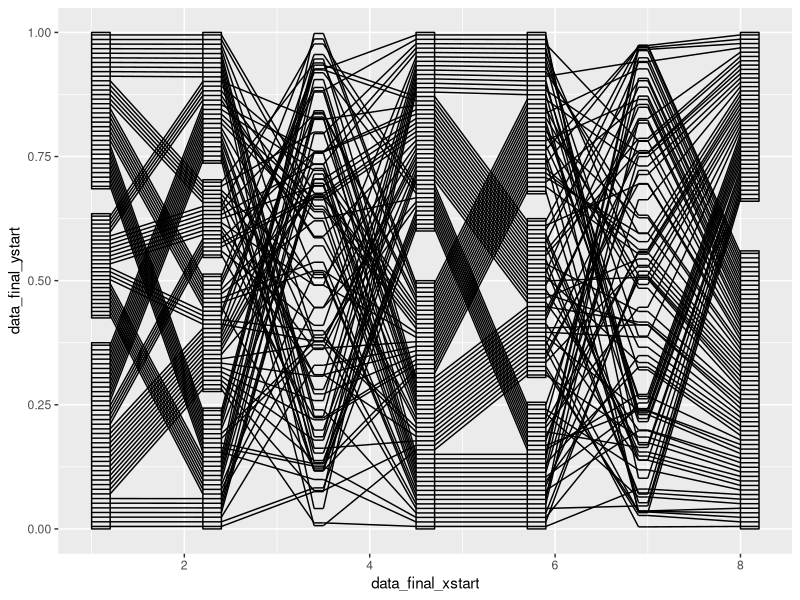

Write R code to recreate this figure.
## ---- chunk 1
library(ggplot2)
library(dplyr)
library(tidyr)
original_data <- data.frame(
  fac1 = factor(sample(c("a", "b", "c"), size = 100, replace = T), levels = c("a", "b", "c")),
  fac2 = factor(sample(c("male", "dog", "a", "cat"), size = 100, replace = T), levels = c("male", "dog", "a", "cat")),
  num3 = runif(100, min = 0, max = 1),
  fac4 = factor(sample(c("female", "male"), size = 100, replace = T), levels = c("male", "female")),
  fac5 = factor(sample(c("dog", "cat", "bird"), size = 100, replace = T), levels = c("cat", "dog", "bird")),
  num6 = runif(100, min = 0, max = 1),
  fac7 = factor(sample(c("yawei", "ge"), size = 100, replace = T), levels = c("yawei", "ge"))
)



## ---- chunk 2
gather_pcp <- function(data, columns) {
  data <- data[,columns]
  
  data_id <- rep(1:nrow(data), ncol(data))
  data_name <- rep(colnames(data), each = nrow(data))
  data_value <- unlist(lapply(data, FUN = as.character))
  data_level <- unlist(lapply(data, FUN = as.numeric))
  data_class <- rep(unlist(lapply(data, FUN = class)), each = nrow(data))
  
  gather_data <- data.frame("id" = data_id,
                            "name" = data_name,
                            "value" = data_value,
                            "level" = data_level,
                            "class" = data_class,
                            stringsAsFactors = FALSE)
}

# used to identify the type of neighboring classes, return the position of the first one in a pair(like num-num, num-fac)
# for num to num, we use lines
# for num to factor, we use lines
# for factor to num, we use lines
# for factor to factor, we use ribbons
classify <- function(classpcp) {
  classpcp <- as.numeric(classpcp == "numeric")
  classpcp_diff <- diff(classpcp)
  num2fac <- (1:(length(classpcp)-1))[classpcp_diff == -1]
  fac2num <- (1:(length(classpcp)-1))[classpcp_diff == 1]
  
  num2num <- (1:(length(classpcp)-1))[classpcp_diff == 0 & classpcp[-length(classpcp)] == TRUE]
  fac2fac <- (1:(length(classpcp)-1))[classpcp_diff == 0 & classpcp[-length(classpcp)] == FALSE]
  
  classification <-  list(num2num = num2num, 
                          num2fac = num2fac, 
                          fac2num = fac2num, 
                          fac2fac = fac2fac)
}

# used to assign postion for the factors
# here is a long calculation formula
# defined another function inside this function, make sure they are correctly nested
assign_fac <- function(nlevels_list, nobs, freespace = 0.1) {
  eachobs <- 1/nobs
  # assign each level
  level_range <- lapply(nlevels_list, 
                        FUN = function(x) c(0, rep(cumsum(eachobs*x$table)[-x$nlevels], each = 2) + 
                                              freespace/(x$nlevels-1)/2*rep(c(-1, 1), times = x$nlevels-1), 1))
  # assign each obs
  obs_position <- Map(f = function(x, y){
    obs_position_each <- vector("list", length = length(x)/2)
    for (i in 1:(length(x)/2)) {
      obs_position_each[[i]] <- seq(from = x[2*i-1] + 0.5*eachobs,
                                    to = x[2*i] - 0.5*eachobs,
                                    length.out = y$table[i])
    }
    names(obs_position_each) <- names(y$table)
    obs_position_each},
    level_range, nlevels_list)
  
  return(obs_position)
}


# used to arrange the factor positions properly to match the ystart, the same observation.
# start_position = classification$num2fac + 1, for num2fac. Just to make it a little more general.
# end_position = start_position + 1, for num2fac. For fac2num, it's different, be careful.
# start_position = classification$num2fac + 2, end_position = start_position - 1, for fac2num.
# start_position is the one we need to refer to, end_position is the one we actually adjust.
# make sure the levels of factors are used correctly here(match the data, match the order). How was it decided before?
arrange_fac_by_ystart <- function(data_spread, start_position, end_position, obs_position) {
  # Map is usd here to deal with three lists in parallel
  arranged_postion <- Map(f = function(y, x, z) {
    # lapply uses like x[[i]] to extract sublist, assume Map is the same. And it works
    # is it safe to use name here? it should work in my example, and it does work in my example
    for (i in 1:length(z)) {
      x <- replace(x, 
                   list = which(y == names(z)[i]), 
                   z[[i]][rank(x[y == names(z)[i]])])
    }
    x
  }, 
  data_spread[ ,end_position, drop = FALSE],
  data_spread[ ,start_position, drop = FALSE],
  obs_position)
  
  arranged_postion
}


# a function to assign box in each level in each factor
# fac_table is a summary of the exsiting combination of factors
# level_range_2 is calculated as level_range inside assign_fac to get postions of levels
# names_to_group is the names of those factors, for convenience
assign_box <- function(fac_table, level_range_2, nlevels_list_con_fac, names_to_group) {
  
  box_position <- Map(f = function(x, y, z){
    box_proportion <- fac_table %>%
      group_by_(z) %>%
      mutate(proportion = Freq/sum(Freq)) %>%
      ungroup()
    box_position <- list()
    for(i in 1:(y$nlevels)){
      box_proportion_each <- box_proportion[box_proportion[z] == names(y$table)[i],]
      eachlevel <- x[c(2*i-1, 2*i)]
      eachbox <- eachlevel[1] + (eachlevel[2] - eachlevel[1])*cumsum(box_proportion_each$proportion)
      names(eachlevel) <- NULL
      box_position[[i]] <- c(eachlevel[1], eachbox)
      names(box_position)[i] <- names(y$table)[i]
    }
    box_position
  },
  level_range_2, nlevels_list_con_fac, names_to_group)
  
  box_position
}

# calculate the bandid (all possible combinations of factors) for the data
# assign observations to different band
# continuous_fac is the position of factor block
bandid <- function(data_spread, continuous_fac, nobs, nlevels_list_con_fac) {
  aa <- as.data.frame(lapply(data_spread[,continuous_fac + 1], 
                             FUN =  function(x) as.numeric(x) - 1))
  dd <- vector()
  for (i in 1:length(continuous_fac)) {
    dd[i] <- nlevels_list_con_fac[[i]][[1]]
  }
  dd
  
  as.matrix(aa)%*%c(1, cumprod(dd)[-length(continuous_fac)]) + 1
}


# used to arrange observation positions within each bandid by ystart
# the previous arrange_fac_by_ystart arrange observation positions with in each level
# to properly adjust the lines to avoid overlap, to match the positions in a factor to the numeric value

# within each level, arrange the positions according to bandid from small to big, which is consistent with box_position

# notice that, to accomadate no numeric variable case, I changed the stat_position to a data vector
# since this function is only used to one start column and one end column(by lapply and Map to generalize)
# start_position indicates the numeric variable in data_spread, to be adjusted by
# end_position indicates the first factor variable in a factor block, or the last one when adjust backward
# obs_position is the return value of assign_fac(nlevels_list_con_fac, nobs)
# names_to_group for convience
arrange_fac_by_ystart_bandid <- function(data_spread, start_position, end_position, 
                                         obs_position, fac_table, names_to_group) {
  
  # actually, we may not need Map, unless when we deal with more than one factor block
  # but we do deal with it
  arranged_position <- Map(f = function(y, x, z, l) {
    
    for (i in 1:length(z)) {
      aa <- fac_table[fac_table[l]==names(z[i]), ]
      aa$position_in_level <- cumsum(aa$Freq)
      bb <- aa$position_in_level
      
      for (j in 1:length(bb)) {
        position_in_box <- z[[i]][(bb[j]-aa$Freq[j] + 1):bb[j]]
        x <- replace(x,
                     list = which(data_spread$bandid == aa$bandid[j]),
                     values = position_in_box[rank(x[data_spread$bandid == aa$bandid[j]])]
        )
      }
    }
    x
  },
  # notice that, to accomadate no numeric variable case, I changed the stat_position to a data vector
  data_spread[, end_position, drop = FALSE],
  as.data.frame(start_position),
  obs_position,
  names_to_group)
  
  arranged_position
}


# summarize the steps for one factor block into a function
# input: continuous_fac, data_spread and bywhich, freespace, nobs
# bywhich: positions, indicate which numeric variable to use for adjustment, prior or after
# output: arranged_position_inband, or: data.frame for the final xstart, xend, ystart, yend

process_fac2fac <- function(data_spread, continuous_fac, start_position, freespace, nobs) {
  # nlevels_list for those "continued" factors, for further use
  nlevels_list_con_fac <- lapply(data_spread[, continuous_fac+1], 
                                 FUN = function(x) list(nlevels = nlevels(x),
                                                        table = table(x)))
  
  # to calculate the exsiting combinations of levels, for further use
  fac_table <- as.data.frame(table(data_spread[, continuous_fac + 1]))
  fac_table <- fac_table[fac_table$Freq != 0, ]
  fac_table$bandid <- as.numeric(rownames(fac_table))
  
  # names of the factor variables, for convenience
  names_to_group <- names(data_spread[, continuous_fac + 1])
  # the calculation is used to calculate the position for levels within factors, used inside assign_fac()
  # freespace is 0.1
  level_range_2 <-  lapply(nlevels_list_con_fac, 
                           FUN = function(x) c(0, rep(cumsum(0.1*x$table)[-x$nlevels], each = 2) + 
                                                 freespace/(x$nlevels-1)/2*rep(c(-1, 1), times = x$nlevels-1), 1))
  
  # calculate the positions for boxes(within each level within each factor)
  box_position <- assign_box(fac_table, level_range_2, nlevels_list_con_fac, names_to_group)
  # postion for the observations in the factor block
  obs_position_2 <- assign_fac(nlevels_list_con_fac, nobs)
  
  # bandid for the original data_spread
  data_spread$bandid <- bandid(data_spread, continuous_fac, nobs, nlevels_list_con_fac)
  
  # match the positions in the factor block to the prior numeric variable, considering band
  ### we need to use similar method to work with the numeric variable after the factor block,
  # when there is no numeric variable prior to the factor block
  # input position adjusted for id column in data_spread
  # it also arranged the positions inside the factor block
  ### we need to come back for multiple factor blocks
  
  # note, start_position now is a data vector for factors to be adjusted by
  arranged_position_inband <- lapply(seq_along(continuous_fac), 
                                     FUN = function(x) arrange_fac_by_ystart_bandid(
                                       data_spread, 
                                       start_position = as.data.frame(start_position), 
                                       continuous_fac[x] + 1, 
                                       obs_position_2[x], 
                                       fac_table, 
                                       names_to_group = names(data_spread)[continuous_fac[x] + 1]))
  
  
  arranged_fac_block <- list(data_final_xstart_fac2fac = rep(continuous_fac[-length(continuous_fac)], each = nobs),
                             data_final_ystart_fac2fac = unlist(arranged_position_inband[-length(arranged_position_inband)]),
                             data_final_xend_fac2fac = rep(continuous_fac[-1], each = nobs),
                             data_final_yend_fac2fac = unlist(arranged_position_inband[-1]))
  arranged_fac_block
}













compute_panel = function(data, scales, freespace = 0.1) {
  
  # make adjustment to accept proper data set
  # make sure the output data_spread has the same correct expected column order
  data$name <- factor(data$name, levels = unique(data$name))
  data_spread <- spread(data[, c("id", "name", "value")], key = name, value = value)
  
  nobs <- max(data$id)
  ncol <- nrow(data)/nobs
  nvar <- length(levels(data$name))
  # ncol should be the same as nvar
  
  # this may not work with tibble
  classpcp <- data$class[1 - nobs + (1:ncol)*nobs]
  num <- classpcp == "numeric"
  fac <- classpcp == "factor"
  
  data_spread[, c(FALSE, num)] <-  lapply(data_spread[, c(FALSE, num)], 
                                          FUN = function(x) as.numeric(as.character(x)))
  
  # to deal with factors, assign proper levels
  # same name, value may break down this, 
  # if the user choose to put the same variable into the data twive
  original_levels <- unique(data[which(data$class == "factor"),c("name", "value", "level")])
  original_levels$name <- droplevels(original_levels$name)
  original_levels <- original_levels %>%
    group_by(name) %>%
    arrange(level, .by_group = TRUE) %>%
    ungroup()
  
  original_levels <- split(original_levels, f = original_levels$name)
  
  data_spread[, c(FALSE, fac)] <- Map(f = function(x, y){
    factor(x, levels = y$value) 
  },
  data_spread[, c(FALSE, fac)],
  original_levels)
  
  # at this time, data_spread is like the original data set, with columns properly defined
  # assume numeric variables are properly scaled into 0-1
  
  # several possible combinations: num to num, num to factor, factor to num, factor to factor
  # need an algrothm to do this classification, write this function in a different place
  # we use the function: classify here
  classification <- classify(classpcp)
  
  # for num to num, set up
  if (!length(classification$num2num) == 0) {
    # set up ystart, yend.(sometimes we plus one to adjust for ID column)
    # for ystart of lines (seems we can use unlist to data.frame directly)
    data_final_ystart_num2num <- unlist(data_spread[, classification$num2num + 1])
    # for yend of lines
    data_final_yend_num2num <- unlist(data_spread[, classification$num2num + 2])
    # for xstart of lines
    data_final_xstart_num2num <- rep(classification$num2num, each = nobs)
    # for xend of lines
    data_final_xend_num2num <- rep(classification$num2num + 1, each = nobs)
  } else {
    data_final_ystart_num2num <- NULL
    data_final_yend_num2num <- NULL
    data_final_xstart_num2num <- NULL
    data_final_xend_num2num <- NULL
  }
  
  
  # for num to factor, set up
  if (!length(classification$num2fac) == 0) {
    # Here I want to treat the factor(categorical) variable as bands according to its levels, 
    # so I'm not going to treat it as several points. the end points uniformly distributed within each band
    # I also want to order those end points landing on the bands somehow
    # I will add bands to indicate the different levels of a categorical variables later(like a big error bar?)
    
    # for ystart of lines(same as num2num, use unlist withour as.list first)
    data_final_ystart_num2fac <- unlist(data_spread[, classification$num2fac + 1])
    
    # for yend of lines
    # first calculete the number of levels and number of observations landing in each level
    nlevels_list <- lapply(data_spread[, classification$num2fac + 2, drop = FALSE], 
                           FUN = function(x) list(nlevels = nlevels(x),
                                                  table = table(x)))
    # uniformly assign space for each level and observations within each level
    # inserted some space between every two levels here, called freespace for the space in total
    # obs_position is the postion assigned for factors
    obs_position <- assign_fac(nlevels_list, nobs, freespace = 0.1)
    
    # for yend of lines, continued
    # write another function to arrange the positions of the end 
    # points according to the ystart, and the order of data
    # is it right to directly unlist? Yes it seems
    data_final_yend_num2fac <- unlist(arrange_fac_by_ystart(data_spread, 
                                                            start_position = classification$num2fac + 1,
                                                            end_position = classification$num2fac + 2,
                                                            obs_position = obs_position))
    
    # for xstart of lines
    data_final_xstart_num2fac <- rep(classification$num2fac, each = nobs)
    # for xend of lines
    data_final_xend_num2fac <- rep(classification$num2fac + 1, each = nobs)
  } else {
    data_final_ystart_num2fac <- NULL
    data_final_yend_num2fac <- NULL 
    data_final_xstart_num2fac <- NULL
    data_final_xend_num2fac <- NULL
  }
  
  
  
  # for factor to num, set up (this should be similar to num2fac)
  if (!length(classification$fac2num) == 0) {
    # need to do some adjustments to make the functions above more general and can be used here
    
    # for xstart of lines
    data_final_xstart_fac2num <- rep(classification$fac2num, each = nobs)
    # for xend of lines
    data_final_xend_fac2num <- rep(classification$fac2num + 1, each = nobs)
    # for yend of lines
    data_final_yend_fac2num <- unlist(data_spread[, classification$fac2num + 2])
    # for ystart of lines (mimic the calculation to num2fac, be careful about the difference)
    nlevels_list_2 <- lapply(data_spread[, classification$fac2num + 1, drop = FALSE], 
                             FUN = function(x) list(nlevels = nlevels(x),
                                                    table = table(x)))
    obs_position_2 <- assign_fac(nlevels_list_2, nobs, freespace = 0.1)
    # here arrange_fac_by_ystart, actually arranges fac (ystart) by yend
    data_final_ystart_fac2num <- unlist(arrange_fac_by_ystart(data_spread, 
                                                              start_position = classification$fac2num + 2,
                                                              end_position = classification$fac2num + 1,
                                                              obs_position = obs_position_2))
    
  } else {
    data_final_xstart_fac2num <- NULL
    data_final_xend_fac2num <- NULL
    data_final_yend_fac2num <- NULL
    data_final_ystart_fac2num <- NULL
  }
  
  # we have to make sure those postions are consistent, which are on the same vertical axis, but shared by different pairs
  # even if it is consistent(same), which I think is very likely ensured by our consitent method of dealing with variables
  # we can still make some improvement above, to save some calculation to avoid twice calculation of same objecets
  # the only variables, we need to care are factor variables.
  
  # for factor to factor, set up
  # this repeated the efforts of ggparallel in a sense
  
  # make use of the function to calculate level_range inside assign_fac(), 
  # and nlevel_lists as before when dealing with factors
  
  # write a function for this part to assign and match the factors, 
  # we may first calculate a table of the possible combinations between every two factors, and then assign position
  # with a constant freespace = 0.1, we make sure the lenghts of area taken are the same among factors
  
  # for factor to factor block, segment(not line!)
  # here is a little different from previous ones, we draw arrange same group together, not by variables
  
  ### This may work for only one factor block, need more preparation for more than one block
  
  if (!length(classification$fac2fac) == 0) {
    # some values needed
    # to find the factor block(more than one factor together)
    # produce continuous_fac for each factor_block
    continuous_fac_all <- unique(as.vector(rbind(classification$fac2fac, classification$fac2fac + 1)))
    break_position <- c(0, which(diff(continuous_fac_all) != 1), length(continuous_fac_all))
    continuous_fac_all_list <- lapply(1:(length(break_position) - 1), FUN = function(x) {
      continuous_fac_all[(break_position[x] + 1):break_position[x + 1]]
    })
    # detect if there is a numeric variable prior to the factor block, after the factor block
    start_fac2fac <- continuous_fac_all[break_position[-length(break_position)] + 1]
    end_fac2fac <- continuous_fac_all[break_position[-1]]
    bywhich <- start_fac2fac - 1
    
    if (start_fac2fac[1] == 1) {
      bywhich[1] <- end_fac2fac[1] + 1
    }
    
    prior_num <- classpcp[start_fac2fac[-1] - 1] == "numeric"
    
    # detect if there is only one factor block or multiple
    if(length(prior_num) != 0){
      for (i in 1:(length(bywhich) - 1)) {
        if (!prior_num[i]) {
          bywhich[i+1] <- end_fac2fac[i+1]  + 1
        }
      }
    }
    
    # detect if all the variables are factors
    if((end_fac2fac[1] + 1) > length(classpcp)) bywhich <- NULL
    
    if (is.null(bywhich)) {
      start_position <- 1:nobs
    } else {
      start_position <- data_spread[bywhich + 1]
    }
    
    # use Map to apply the function to every factor_block
    arranged_fac_block <- Map(f = function(x, y) {
      process_fac2fac(data_spread = data_spread,
                      continuous_fac = x,
                      start_position = y,
                      freespace = freespace,
                      nobs = nobs)},
      continuous_fac_all_list,
      start_position)
    
    # organize the output correctly into one
    data_final_xstart_fac2fac <- unlist(lapply(arranged_fac_block, 
                                               FUN = function(x) x$data_final_xstart_fac2fac))
    data_final_ystart_fac2fac <- unlist(lapply(arranged_fac_block, 
                                               FUN = function(x) x$data_final_ystart_fac2fac))
    data_final_xend_fac2fac <- unlist(lapply(arranged_fac_block, 
                                             FUN = function(x) x$data_final_xend_fac2fac))
    data_final_yend_fac2fac <- unlist(lapply(arranged_fac_block, 
                                             FUN = function(x) x$data_final_yend_fac2fac))
  } else {
    data_final_xstart_fac2fac <- NULL
    data_final_ystart_fac2fac <- NULL
    data_final_xend_fac2fac <- NULL
    data_final_yend_fac2fac <- NULL
  }
  
  
  # to do list in the following:
  # 1. small modification, move data_spread$bandid to the beginning part, after all done
  
  
  # some modification for num2fac_blcok (num2fac, fac is a factor block, more than one factor)
  
  # detect those variables
  # consider zero or multiple factor blocks
  num2fac_block_relative <- which((classification$num2fac + 1) %in% classification$fac2fac)
  num2fac_block_fac_relative <- which((classification$fac2fac -1) %in% classification$num2fac)
  num2fac_change <- unlist(lapply(num2fac_block_relative, FUN = function(x) {
    ((x - 1)*nobs + 1):(x*nobs)
  }))
  num2fac_fac_input <- unlist(lapply(num2fac_block_fac_relative, FUN = function(x) {
    ((x - 1)*nobs + 1):(x*nobs)
  }))
  
  # make modification
  data_final_yend_num2fac[num2fac_change] <- data_final_ystart_fac2fac[num2fac_fac_input]
  
  
  
  # some modification for fac2num_blcok (fac2num, fac is a factor block, more than one factor)
  
  # for multiple factor blocks, and multiple places to modify
  # detect those variables
  # consider zero or multiple factor blocks 
  fac2num_block_relative <- which(classification$fac2num %in% (classification$fac2fac + 1))
  fac2num_change <- unlist(lapply(fac2num_block_relative, FUN = function(x) {
    ((x - 1)*nobs + 1):(x*nobs)
  }))
  fac2num_block_fac_relative <- which((classification$fac2fac + 1) %in% classification$fac2num)
  fac2num_fac_input <- unlist(lapply(fac2num_block_fac_relative, FUN = function(x) {
    ((x - 1)*nobs + 1):(x*nobs)
  }))
  
  # make modification
  data_final_ystart_fac2num[fac2num_change] <- data_final_yend_fac2fac[fac2num_fac_input]
  
  
  # some other modifaction for fac2num (for num-fac-num case)
  # we don't need to adjust fac2num for num-fac-num case, since it is adjusted by num2fac, keep consistent
  # so we need to modify it back
  # detect those variables
  fac2num_numfacnum <- classification$fac2num[classification$fac2num %in% (classification$num2fac + 1)]
  fac2num_numfacnum_relative <- which(classification$fac2num == fac2num_numfacnum)
  num2fac_numfacnum_relative <- which(classification$num2fac == (fac2num_numfacnum - 1))
  if ((length(fac2num_numfacnum_relative) != 0)&(length(num2fac_numfacnum_relative) != 0)){
    # for ystart of lines, keep it same as the num2fac result; this is the only thing that should be correct
    data_final_ystart_fac2num[((fac2num_numfacnum_relative - 1)*nobs + 1):(fac2num_numfacnum_relative*nobs)] <- 
      data_final_yend_num2fac[((num2fac_numfacnum_relative - 1)*nobs + 1):(num2fac_numfacnum_relative*nobs)]
  }
  
  
  
  # put everything together
  
  data_final_xstart <- c(data_final_xstart_num2num,
                         data_final_xstart_num2fac,
                         data_final_xstart_fac2num,
                         data_final_xstart_fac2fac)
  data_final_xend <- c(data_final_xend_num2num,
                       data_final_xend_num2fac,
                       data_final_xend_fac2num,
                       data_final_xend_fac2fac)
  data_final_ystart <- c(data_final_ystart_num2num,
                         data_final_ystart_num2fac,
                         data_final_ystart_fac2num,
                         data_final_ystart_fac2fac)
  data_final_yend <- c(data_final_yend_num2num,
                       data_final_yend_num2fac,
                       data_final_yend_fac2num,
                       data_final_yend_fac2fac)
  
  data_final <- data.frame(data_final_xstart = data_final_xstart,
                           data_final_xend = data_final_xend,
                           data_final_ystart = data_final_ystart,
                           data_final_yend = data_final_yend)
  
  # This has different length from the original data coming to compute_panel
  data_final
  
}

## ---- chunk 3
gather_data <- gather_pcp(original_data, columns = 1:7)

#compute_panel = function(data, scales, freespace = 0.1)
final_data <- compute_panel(gather_data, scales = NULL, freespace = 0.1)



# box
# boxwidth
data_stat <- final_data #from test 1, simpledata3
data_boxwidth <- data_stat
# how to do the adjustment
boxwidth <- 0.1
rugwidth <- 0.05
nobs <- 100
# detect the factor
classpcp <- c("factor", "factor", "numeric", "factor", 
              "factor", "numeric", "factor")
# fac, as defined previously
fac <- classpcp == "factor"

# for xstart, for xend
fac_count <- cumsum(fac)
num_count <- cumsum(!fac)

boxwidth_xend <-  seq_along(classpcp) + fac_count*2*boxwidth + num_count*2*rugwidth 

boxwidth_xstart <- c(1, (boxwidth_xend + 1)[-length(classpcp)])

data_boxwidth$data_final_xstart <- boxwidth_xend[data_boxwidth$data_final_xstart]
data_boxwidth$data_final_xend <- boxwidth_xstart[data_boxwidth$data_final_xend]
## ---- chunk 4
# segment
data_segment <- data_stat

data_segment_xstart <- boxwidth_xstart[data_segment$data_final_xstart]
data_segment_xend <- boxwidth_xend[data_segment$data_final_xstart]
data_segment_ystart <- data_segment$data_final_ystart
data_segment_yend <- data_segment_ystart

# for the last variable seperately
data_segment_xstart <- c(data_segment_xstart, boxwidth_xstart[rep(length(classpcp), nobs)])
data_segment_xend <- c(data_segment_xend, boxwidth_xend[rep(length(classpcp), nobs)])
data_segment_ystart <- c(data_segment_ystart, 
                         data_segment[which(data_segment$data_final_xend == length(classpcp)), "data_final_yend"])
data_segment_yend <- data_segment_ystart

# combine those into one data set
data_segment <- data.frame(data_segment_xend = data_segment_xend,
                           data_segment_yend = data_segment_yend,
                           data_segment_xstart = data_segment_xstart,
                           data_segment_ystart = data_segment_ystart)

## ---- chunk 5
# box
freespace <- 0.1
# the following code are some of the internal part of StatPcp
gather_data <- gather_pcp(original_data, columns = 1:7)
data <- gather_data
# common data process
data$name <- factor(data$name, levels = unique(data$name))
data_spread <- spread(data[, c("id", "name", "value")], key = name, value = value)

nobs <- max(data$id)
ncol <- nrow(data)/nobs
nvar <- length(levels(data$name))

classpcp <- data$class[1 - nobs + (1:ncol)*nobs]
num <- classpcp == "numeric"
fac <- classpcp == "factor"

data_spread[, c(FALSE, num)] <-  lapply(data_spread[, c(FALSE, num)], 
                                        FUN = function(x) as.numeric(as.character(x)))

original_levels <- unique(data[which(data$class == "factor"),c("name", "value", "level")])
original_levels$name <- droplevels(original_levels$name)
original_levels <- original_levels %>%
  group_by(name) %>%
  arrange(level, .by_group = TRUE) %>%
  ungroup()

original_levels <- split(original_levels, f = original_levels$name)

data_spread[, c(FALSE, fac)] <- Map(f = function(x, y){
  factor(x, levels = y$value) 
},
data_spread[, c(FALSE, fac)],
original_levels)

# really box

eachobs <- 1/nobs
                         #fac # coming from the classpcp == "factor"


nlevels_list <- lapply(data_spread[, c(FALSE, fac), drop = FALSE], 
                       FUN = function(x) list(nlevels = nlevels(x),
                                              table = table(x)))
level_range <- lapply(nlevels_list, 
                      FUN = function(x) c(0, rep(cumsum(eachobs*x$table)[-x$nlevels], each = 2) + 
                                            freespace/(x$nlevels-1)/2*rep(c(-1, 1), times = x$nlevels-1), 1))

data_box_y <- rep(unlist(level_range), each = 2)
                         
                         data_box_x <- Map(f = function(x, y, z) {
                           rep(c(y, z, z, y), times = x$nlevels)
                         },
                         nlevels_list,
                         boxwidth_xstart[fac],
                         boxwidth_xend[fac])
                         
                         data_box_x <- unlist(data_box_x)
                         data_box_group <- rep(1:(length(data_box_y)/4), each = 4)
                         
                         data_box <- data.frame(data_box_x = data_box_x, 
                                                data_box_y = data_box_y,
                                                data_box_group = data_box_group)                         

## ---- chunk 6

ggplot()   +
  geom_segment(data = data_boxwidth, aes(x = data_final_xstart, y = data_final_ystart, 
                                         xend = data_final_xend, yend = data_final_yend)) +
  geom_segment(data = data_segment, aes(x = data_segment_xstart, y = data_segment_ystart, 
                                        xend = data_segment_xend, yend = data_segment_yend)) + 
  geom_polygon(data = data_box, aes(x = data_box_x, y = data_box_y, group = data_box_group),
               colour = "black", fill = NA)
